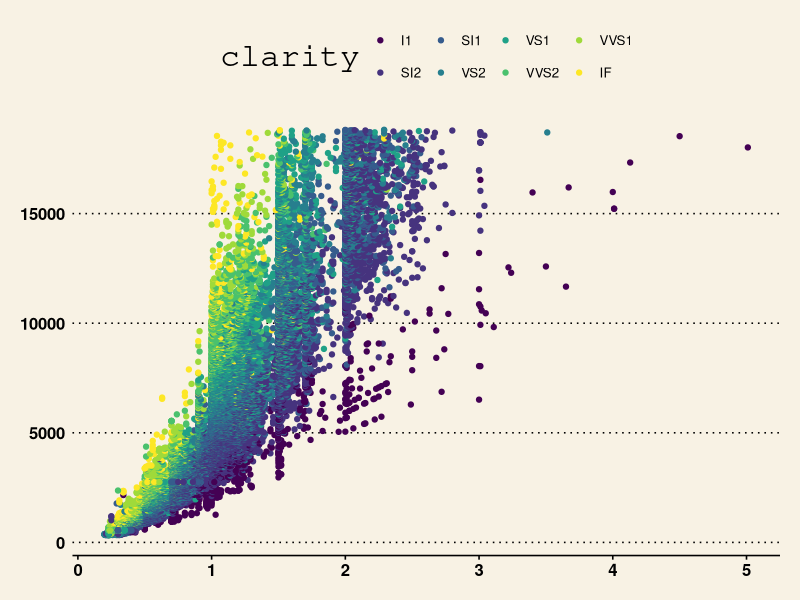
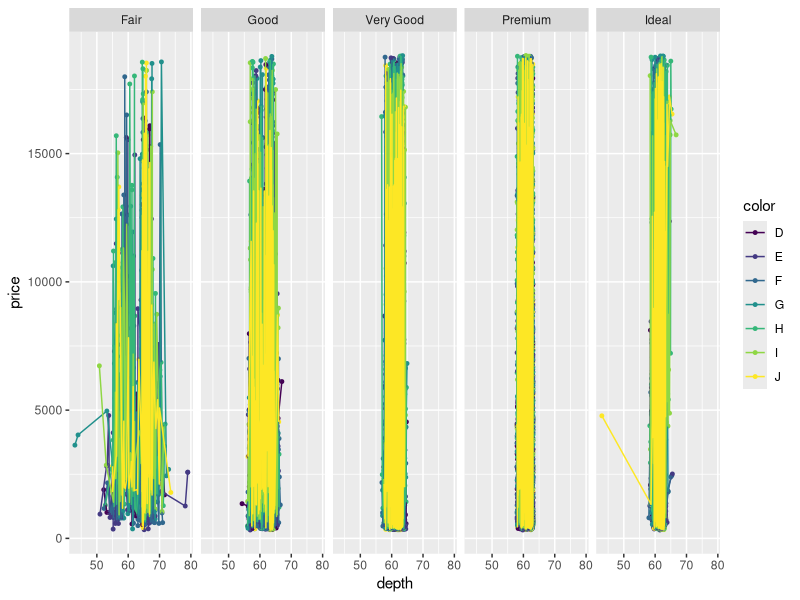

Write the R code that produced these figures, in order.
## ---- chunk 1
knitr::opts_chunk$set(echo = TRUE)
## ---- chunk 2
library(ggplot2)
library(ggthemes)
## ---- chunk 3
dim(diamonds)
str(diamonds)
## ---- chunk 4
ggplot(diamonds, aes(x=carat, y=price, colour=clarity)) +
         geom_point() +
         theme_wsj()
## ---- chunk 5
g1 <- ggplot(diamonds, aes(x=depth, y=price, colour=color))
g2 <- geom_point(size=1)
g3 <- geom_line(size=0.5)
g4 <- facet_grid(.~cut)
g1 + g2 + g3 + g4

